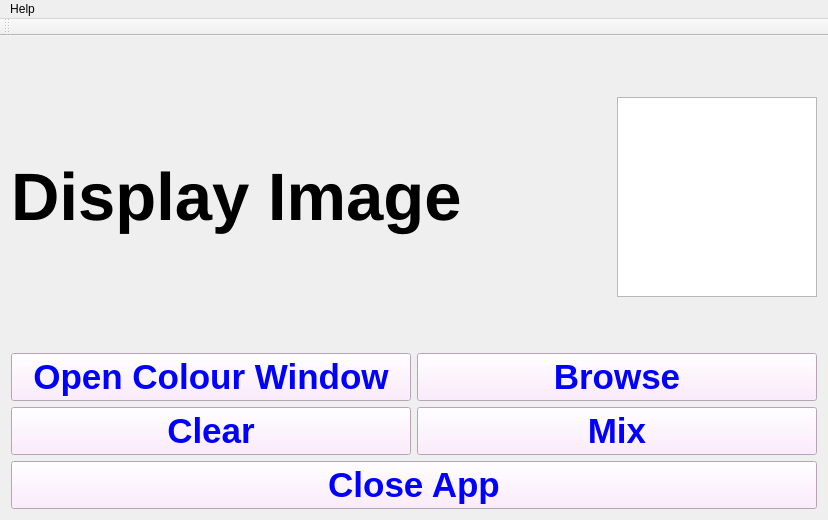
<?xml version="1.0" encoding="UTF-8"?>
<ui version="4.0">
 <class>MainWindow</class>
 <widget class="QMainWindow" name="MainWindow">
  <property name="geometry">
   <rect>
    <x>0</x>
    <y>0</y>
    <width>300</width>
    <height>150</height>
   </rect>
  </property>
  <property name="windowTitle">
   <string>MainWindow</string>
  </property>
  <property name="styleSheet">
   <string notr="true"/>
  </property>
  <widget class="QWidget" name="centralWidget">
   <property name="sizePolicy">
    <sizepolicy hsizetype="Expanding" vsizetype="Expanding">
     <horstretch>0</horstretch>
     <verstretch>0</verstretch>
    </sizepolicy>
   </property>
   <layout class="QGridLayout" name="gridLayout">
    <item row="0" column="0">
     <layout class="QVBoxLayout" name="verticalLayout_2">
      <item>
       <layout class="QHBoxLayout" name="horizontalLayout_3">
        <property name="sizeConstraint">
         <enum>QLayout::SetMaximumSize</enum>
        </property>
        <item>
         <widget class="QLabel" name="label_logo">
          <property name="minimumSize">
           <size>
            <width>600</width>
            <height>300</height>
           </size>
          </property>
          <property name="maximumSize">
           <size>
            <width>600</width>
            <height>300</height>
           </size>
          </property>
          <property name="font">
           <font>
            <pointsize>50</pointsize>
            <weight>75</weight>
            <bold>true</bold>
           </font>
          </property>
          <property name="styleSheet">
           <string notr="true">background-color: rgba(0, 0, 0, 0%);</string>
          </property>
          <property name="text">
           <string>Display Image</string>
          </property>
         </widget>
        </item>
        <item>
         <spacer name="horizontalSpacer">
          <property name="orientation">
           <enum>Qt::Horizontal</enum>
          </property>
          <property name="sizeHint" stdset="0">
           <size>
            <width>40</width>
            <height>20</height>
           </size>
          </property>
         </spacer>
        </item>
        <item>
         <widget class="QTextEdit" name="colour_selected">
          <property name="sizePolicy">
           <sizepolicy hsizetype="Preferred" vsizetype="Preferred">
            <horstretch>0</horstretch>
            <verstretch>0</verstretch>
           </sizepolicy>
          </property>
          <property name="minimumSize">
           <size>
            <width>200</width>
            <height>200</height>
           </size>
          </property>
          <property name="maximumSize">
           <size>
            <width>200</width>
            <height>200</height>
           </size>
          </property>
          <property name="cursor" stdset="0">
           <cursorShape>ArrowCursor</cursorShape>
          </property>
          <property name="readOnly">
           <bool>true</bool>
          </property>
          <property name="cursorWidth">
           <number>0</number>
          </property>
          <property name="textInteractionFlags">
           <set>Qt::NoTextInteraction</set>
          </property>
         </widget>
        </item>
       </layout>
      </item>
      <item>
       <layout class="QVBoxLayout" name="verticalLayout">
        <item>
         <layout class="QHBoxLayout" name="horizontalLayout_2">
          <item>
           <widget class="QPushButton" name="pushButton_3">
            <property name="sizePolicy">
             <sizepolicy hsizetype="Preferred" vsizetype="Preferred">
              <horstretch>0</horstretch>
              <verstretch>0</verstretch>
             </sizepolicy>
            </property>
            <property name="font">
             <font>
              <pointsize>26</pointsize>
              <weight>75</weight>
              <bold>true</bold>
             </font>
            </property>
            <property name="styleSheet">
             <string notr="true">color: rgb(0, 0, 255);
background-color: rgb(255, 230, 255);</string>
            </property>
            <property name="text">
             <string>Open Colour Window</string>
            </property>
           </widget>
          </item>
          <item>
           <widget class="QPushButton" name="pushButton_4">
            <property name="sizePolicy">
             <sizepolicy hsizetype="Preferred" vsizetype="Preferred">
              <horstretch>0</horstretch>
              <verstretch>0</verstretch>
             </sizepolicy>
            </property>
            <property name="font">
             <font>
              <pointsize>26</pointsize>
              <weight>75</weight>
              <bold>true</bold>
             </font>
            </property>
            <property name="styleSheet">
             <string notr="true">color: rgb(0, 0, 255);
background-color: rgb(255, 230, 255);</string>
            </property>
            <property name="text">
             <string>Browse</string>
            </property>
           </widget>
          </item>
         </layout>
        </item>
        <item>
         <layout class="QHBoxLayout" name="horizontalLayout">
          <item>
           <widget class="QPushButton" name="pushButton">
            <property name="sizePolicy">
             <sizepolicy hsizetype="Preferred" vsizetype="Preferred">
              <horstretch>0</horstretch>
              <verstretch>0</verstretch>
             </sizepolicy>
            </property>
            <property name="font">
             <font>
              <pointsize>26</pointsize>
              <weight>75</weight>
              <bold>true</bold>
             </font>
            </property>
            <property name="styleSheet">
             <string notr="true">color: rgb(0, 0, 255);
background-color: rgb(255, 230, 255);</string>
            </property>
            <property name="text">
             <string>Clear</string>
            </property>
           </widget>
          </item>
          <item>
           <widget class="QPushButton" name="pushButton_2">
            <property name="sizePolicy">
             <sizepolicy hsizetype="Preferred" vsizetype="Preferred">
              <horstretch>0</horstretch>
              <verstretch>0</verstretch>
             </sizepolicy>
            </property>
            <property name="font">
             <font>
              <pointsize>26</pointsize>
              <weight>75</weight>
              <bold>true</bold>
             </font>
            </property>
            <property name="styleSheet">
             <string notr="true">color: rgb(0, 0, 255);
background-color: rgb(255, 230, 255);</string>
            </property>
            <property name="text">
             <string>Mix</string>
            </property>
           </widget>
          </item>
         </layout>
        </item>
        <item>
         <widget class="QPushButton" name="pushButton_5">
          <property name="sizePolicy">
           <sizepolicy hsizetype="Preferred" vsizetype="Preferred">
            <horstretch>0</horstretch>
            <verstretch>0</verstretch>
           </sizepolicy>
          </property>
          <property name="font">
           <font>
            <pointsize>26</pointsize>
            <weight>75</weight>
            <bold>true</bold>
           </font>
          </property>
          <property name="styleSheet">
           <string notr="true">color: rgb(0, 0, 255);
background-color: rgb(255, 230, 255);</string>
          </property>
          <property name="text">
           <string>Close App</string>
          </property>
         </widget>
        </item>
       </layout>
      </item>
     </layout>
    </item>
   </layout>
  </widget>
  <widget class="QMenuBar" name="menuBar">
   <property name="geometry">
    <rect>
     <x>0</x>
     <y>0</y>
     <width>828</width>
     <height>17</height>
    </rect>
   </property>
   <widget class="QMenu" name="menuHelp">
    <property name="title">
     <string>Help</string>
    </property>
   </widget>
   <addaction name="menuHelp"/>
  </widget>
  <widget class="QToolBar" name="mainToolBar">
   <attribute name="toolBarArea">
    <enum>TopToolBarArea</enum>
   </attribute>
   <attribute name="toolBarBreak">
    <bool>false</bool>
   </attribute>
  </widget>
 </widget>
 <layoutdefault spacing="6" margin="11"/>
 <resources/>
 <connections/>
</ui>
